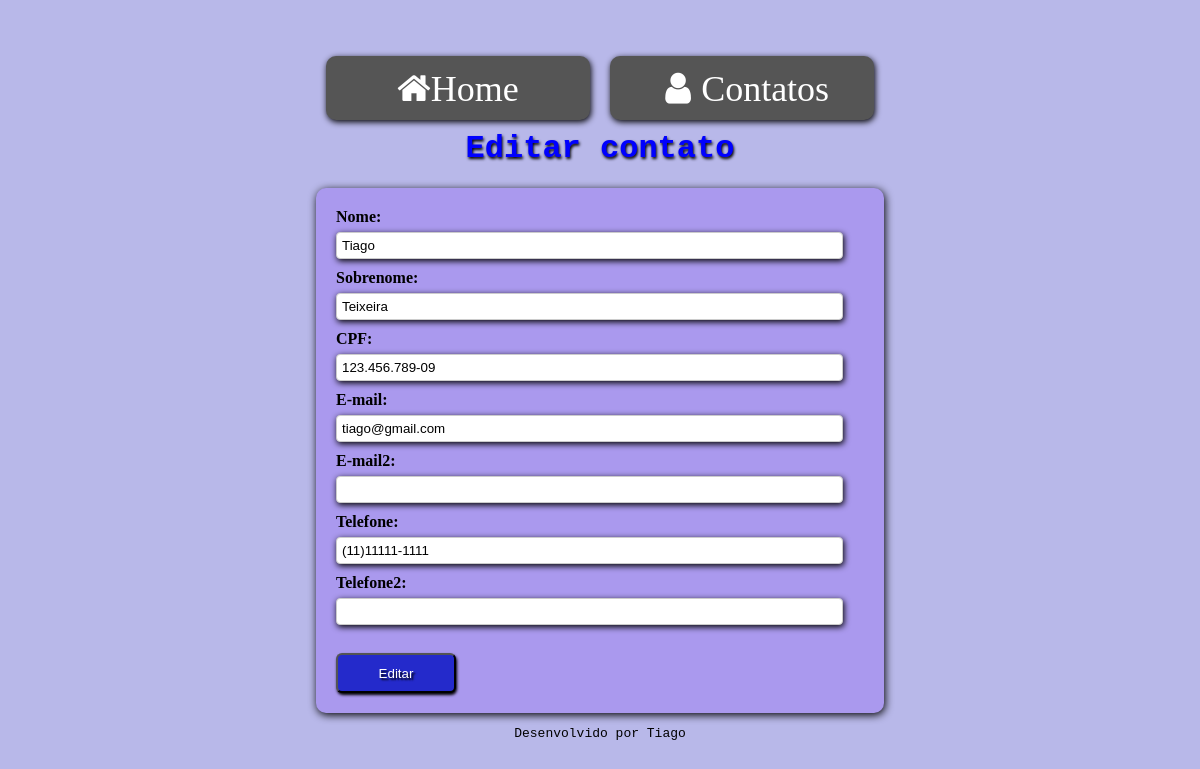
Screenshot of /index.php?pagina=inserir_usuario&editar=3 with the database file from the repository.
### tables this page shows
CREATE TABLE `usuarios` (
  `id_usuario` int NOT NULL AUTO_INCREMENT,
  `nome` varchar(255) NOT NULL,
  `sobrenome` varchar(255) NOT NULL,
  `cpf` varchar(14) DEFAULT NULL,
  `email` varchar(255) DEFAULT NULL,
  `email2` varchar(255) DEFAULT NULL,
  `telefone` varchar(14) DEFAULT NULL,
  `telefone2` varchar(14) DEFAULT NULL,
  PRIMARY KEY (`id_usuario`)
);

### db.php (called while the page is built)
<?php
$dados = file_get_contents('./config.json');
$dadosArray = json_decode($dados, true);
$server = $dadosArray["server"];
$user = $dadosArray["user"];
$password = $dadosArray["password"];
$db = $dadosArray["database"];
$conexao = mysqli_connect($server, $user, $password, $db);
$query = 'SELECT * FROM usuarios';
$consulta_usuarios = mysqli_query($conexao, $query);

### views/inserir_usuario.php (the view, shortened to what this page needs)
<?php
if (!isset($_GET['editar'])) {
?>
    <h1 class="home">Inserir contato</h1>
    <div class="formContainer">
        <form action="./processa_usuario.php" method="post" autocomplete="off">
            <label for="nome">Nome:* </label>
            <br>
            <input type="text" maxlength="255" name="nome" class="nome" id="" placeholder="Digite o nome">
            <br>
            <label for="sobrenome">Sobrenome:* </label><br>
            <input type="text" maxlength="255" name="sobrenome" class="sobrenome" id="" placeholder="Digite o sobrenome">
            <br>
            <label for="cpf">CPF:* </label>
            <br>
            <input type="text" maxlength="14" name="cpf" class="cpf" placeholder="Digite o CPF">
            <br>
            <label for="email">E-mail:* </label>
            <br>
            <input type="text" maxlength="255" name="email" class="email" id="" placeholder="usuario@email.com"> <i class="fa fa-plus fecha email" aria-hidden="true" title="Adicionar outro e-mail"></i><br>
            <div class="divEmail2">
                <label for="email2">E-mail2: </label>
                <br>
                <input type="text" maxlength="255" name="email2" class="email2" id="" placeholder="usuario@email.com">
            </div>
            <label for="telefone">Telefone:* </label>
            <br>
            <input type="text" maxlength="14" name="telefone" class="telefone" id="" placeholder="Digite o telefone"> <i class="fa fa-plus fecha telefone" aria-hidden="true" title="Adicionar outro telefone"></i> <br>
            <div class="divTelefone2">
                <label for="telefone2">Telefone2: </label><br>
                <input type="text" maxlength="14" name="telefone2" class="telefone2" id="" placeholder="Digite o telefone">
            </div>
            <div class="errosForm">Favor, corrigir campos incorretos em vermelho</div><br>
            <input type="submit" class="enviar">
        </form>
    </div>
    <?php
} else {
    while ($linha = mysqli_fetch_array($consulta_usuarios)) {
        if ($linha['id_usuario'] == $_GET['editar']) { ?>
            <h1 class="home">Editar contato</h1>
            <div class="formContainer">
                <form action="./edita_usuario.php" method="post" autocomplete="off">
                    <label for="nome">Nome: </label>
                    <br>
                    <input type="text" maxlength="255" name="nome" class="nome" value="<?php echo $linha['nome'] ?>" id=""><br>
                    <label for="sobrenome">Sobrenome: </label>
                    <br>
                    <input type="text" maxlength="255" name="sobrenome" class="sobrenome" value="<?php echo $linha['sobrenome'] ?>" id=""><br>
                    <label for="cpf">CPF: </label>
                    <br>
                    <input type="text" maxlength=" 14" name="cpf" class="cpf" value="<?php echo $linha['cpf'] ?>" id=""><br>
                    <label for="email">E-mail: </label>
                    <br>
                    <input type="text" maxlength="255" name="email" class="email" value="<?php echo $linha['email'] ?>" id=""><br>
                    <label for="email2">E-mail2: </label>
                    <br>
                    <input type="text" maxlength="255" name="email2" class="email2" value="<?php echo $linha['email2'] ?>" id="">
                    <br>
                    <label for="telefone">Telefone: </label>
                    <br>
                    <input type="text" maxlength="14" name="telefone" class="telefone" value="<?php echo $linha['telefone'] ?>" id=""><br>
                    <label for="telefone2">Telefone2: </label><br>
                    <input type="text" maxlength="14" name="telefone2" class="telefone2" value="<?php echo $linha['telefone2'] ?>" id=""><br>
                    <div class="errosForm">Favor, corrigir campos incorretos em vermelho</div><br>
                    <input type="submit" value="Editar" class="enviar">
                </form>
            </div>
<?php }
    }
}
?>

### style/style.css (style rules this page uses)
html, body { margin: 0; padding: 0; }
body { height: 100vh; background-color: #b8b8e9; }
.inserirNovo, form input[type=submit] { border-radius: 6px; background: #242acb; box-shadow: #000000 1px 2px 3px; padding: 5px; color: #fff; text-shadow: 2px 2px 2px black; text-decoration: none; }
.formContainer { background-color: #aa99ee; padding: 20px; border-radius: 10px; box-shadow: 1px 2px 8px #000000; }
input { display: inline-block; }
form input[type=submit] { width: 10vw; height: 5vh; }
form input[type=text] { width: 96%; padding: 5px; border: 1px solid #ccc; border-radius: 4px; box-sizing: border-box; margin-top: 6px; margin-bottom: 10px; box-shadow: #000000 1px 2px 6px; }
label { font-weight: bolder; }
.home, footer { text-align: center; }
.home { font-family: 'Courier New', Courier, monospace; color: blue; text-shadow: #000000 1px 2px 3px; clear: both; }

### rows the page displays
usuarios: nome "Tiago", sobrenome "Teixeira", cpf "123.456.789-09", email "tiago@gmail.com", telefone "(11)11111-1111"
